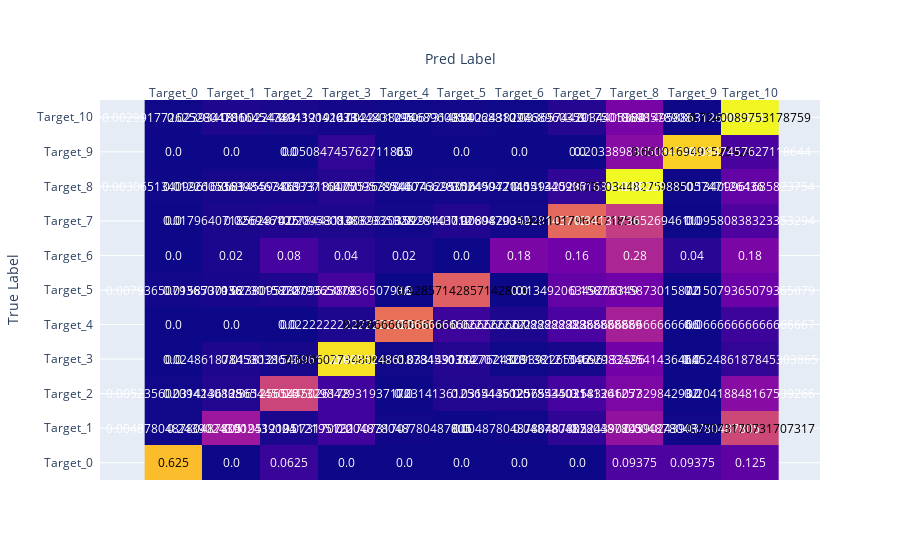

Here is the notebook cell this chart was saved with:
### Code cell
cm = confusion_matrix(oof_df[Config.target], oof_df['prediction'], normalize='true')

names = [f'Target_{i}' for i in range(11)]

fig = ff.create_annotated_heatmap(cm, x=names, y=names)
fig.update_layout(
    yaxis_title='True Label',
    xaxis_title='Pred Label',
)
fig.show()

### Figure 1 — Plotly figure (JSON) as saved in the notebook; plotly's stock layout.template omitted (floating-point values rounded to 4 significant figures)
{"data": [{"colorscale": [[0, "#0d0887"], [0.1111, "#46039f"], [0.2222, "#7201a8"], [0.3333, "#9c179e"], [0.4444, "#bd3786"], [0.5556, "#d8576b"], [0.6667, "#ed7953"], [0.7778, "#fb9f3a"], [0.8889, "#fdca26"], [1, "#f0f921"]], "reversescale": false, "showscale": false, "type": "heatmap", "x": ["Target_0", "Target_1", "Target_2", "Target_3", "Target_4", "Target_5", "Target_6", "Target_7", "Target_8", "Target_9", "Target_10"], "y": ["Target_0", "Target_1", "Target_2", "Target_3", "Target_4", "Target_5", "Target_6", "Target_7", "Target_8", "Target_9", "Target_10"], "z": [[0.625, 0, 0.0625, 0, 0, 0, 0, 0, 0.09375, 0.09375, 0.125], [0.004878, 0.2439, 0.01951, 0.07317, 0.004878, 0, 0.004878, 0.04878, 0.2244, 0.004878, 0.3707], [0.005236, 0.03141, 0.3613, 0.0733, 0, 0.03141, 0.03141, 0.07853, 0.1832, 0, 0.2042], [0, 0.02486, 0.01381, 0.6906, 0.005525, 0.03315, 0.002762, 0.01381, 0.163, 0, 0.05249], [0, 0, 0, 0.02222, 0.4667, 0.06667, 0.02222, 0.08889, 0.2667, 0, 0.06667], [0.007937, 0.01587, 0.02381, 0.07937, 0, 0.4286, 0, 0.1349, 0.1587, 0, 0.1508], [0, 0.02, 0.08, 0.04, 0.02, 0, 0.18, 0.16, 0.28, 0.04, 0.18], [0, 0.01796, 0.02695, 0.02096, 0.008982, 0.02994, 0.008982, 0.4491, 0.3413, 0, 0.09581], [0.003065, 0.01226, 0.01456, 0.03372, 0.005364, 0.007663, 0.004598, 0.05134, 0.731, 0.002299, 0.1341], [0, 0, 0, 0.05085, 0, 0, 0, 0, 0.2034, 0.661, 0.08475], [0.002992, 0.02393, 0.01645, 0.01122, 0.002244, 0.006731, 0.002244, 0.03366, 0.175, 0.001496, 0.724]]}], "layout": {"annotations": [{"font": {"color": "#000000"}, "showarrow": false, "text": "0.625", "x": "Target_0", "xref": "x", "y": "Target_0", "yref": "y"}, {"font": {"color": "#FFFFFF"}, "showarrow": false, "text": "0.0", "x": "Target_1", "xref": "x", "y": "Target_0", "yref": "y"}, {"font": {"color": "#FFFFFF"}, "showarrow": false, "text": "0.0625", "x": "Target_2", "xref": "x", "y": "Target_0", "yref": "y"}, {"font": {"color": "#FFFFFF"}, "showarrow": false, "text": "0.0", "x": "Target_3", "xref": "x", "y": "Target_0", "yref": "y"}, {"font": {"color": "#FFFFFF"}, "showarrow": false, "text": "0.0", "x": "Target_4", "xref": "x", "y": "Target_0", "yref": "y"}, {"font": {"color": "#FFFFFF"}, "showarrow": false, "text": "0.0", "x": "Target_5", "xref": "x", "y": "Target_0", "yref": "y"}, {"font": {"color": "#FFFFFF"}, "showarrow": false, "text": "0.0", "x": "Target_6", "xref": "x", "y": "Target_0", "yref": "y"}, {"font": {"color": "#FFFFFF"}, "showarrow": false, "text": "0.0", "x": "Target_7", "xref": "x", "y": "Target_0", "yref": "y"}, {"font": {"color": "#FFFFFF"}, "showarrow": false, "text": "0.09375", "x": "Target_8", "xref": "x", "y": "Target_0", "yref": "y"}, {"font": {"color": "#FFFFFF"}, "showarrow": false, "text": "0.09375", "x": "Target_9", "xref": "x", "y": "Target_0", "yref": "y"}, {"font": {"color": "#FFFFFF"}, "showarrow": false, "text": "0.125", "x": "Target_10", "xref": "x", "y": "Target_0", "yref": "y"}, {"font": {"color": "#FFFFFF"}, "showarrow": false, "text": "0.004878048780487805", "x": "Target_0", "xref": "x", "y": "Target_1", "yref": "y"}, {"font": {"color": "#FFFFFF"}, "showarrow": false, "text": "0.24390243902439024", "x": "Target_1", "xref": "x", "y": "Target_1", "yref": "y"}, {"font": {"color": "#FFFFFF"}, "showarrow": false, "text": "0.01951219512195122", "x": "Target_2", "xref": "x", "y": "Target_1", "yref": "y"}, {"font": {"color": "#FFFFFF"}, "showarrow": false, "text": "0.07317073170731707", "x": "Target_3", "xref": "x", "y": "Target_1", "yref": "y"}, {"font": {"color": "#FFFFFF"}, "showarrow": false, "text": "0.004878048780487805", "x": "Target_4", "xref": "x", "y": "Target_1", "yref": "y"}, {"font": {"color": "#FFFFFF"}, "showarrow": false, "text": "0.0", "x": "Target_5", "xref": "x", "y": "Target_1", "yref": "y"}, {"font": {"color": "#FFFFFF"}, "showarrow": false, "text": "0.004878048780487805", "x": "Target_6", "xref": "x", "y": "Target_1", "yref": "y"}, {"font": {"color": "#FFFFFF"}, "showarrow": false, "text": "0.04878048780487805", "x": "Target_7", "xref": "x", "y": "Target_1", "yref": "y"}, {"font": {"color": "#FFFFFF"}, "showarrow": false, "text": "0.22439024390243903", "x": "Target_8", "xref": "x", "y": "Target_1", "yref": "y"}, {"font": {"color": "#FFFFFF"}, "showarrow": false, "text": "0.004878048780487805", "x": "Target_9", "xref": "x", "y": "Target_1", "yref": "y"}, {"font": {"color": "#000000"}, "showarrow": false, "text": "0.37073170731707317", "x": "Target_10", "xref": "x", "y": "Target_1", "yref": "y"}, {"font": {"color": "#FFFFFF"}, "showarrow": false, "text": "0.005235602094240838", "x": "Target_0", "xref": "x", "y": "Target_2", "yref": "y"}, {"font": {"color": "#FFFFFF"}, "showarrow": false, "text": "0.031413612565445025", "x": "Target_1", "xref": "x", "y": "Target_2", "yref": "y"}, {"font": {"color": "#FFFFFF"}, "showarrow": false, "text": "0.3612565445026178", "x": "Target_2", "xref": "x", "y": "Target_2", "yref": "y"}, {"font": {"color": "#FFFFFF"}, "showarrow": false, "text": "0.07329842931937172", "x": "Target_3", "xref": "x", "y": "Target_2", "yref": "y"}, {"font": {"color": "#FFFFFF"}, "showarrow": false, "text": "0.0", "x": "Target_4", "xref": "x", "y": "Target_2", "yref": "y"}, {"font": {"color": "#FFFFFF"}, "showarrow": false, "text": "0.031413612565445025", "x": "Target_5", "xref": "x", "y": "Target_2", "yref": "y"}, {"font": {"color": "#FFFFFF"}, "showarrow": false, "text": "0.031413612565445025", "x": "Target_6", "xref": "x", "y": "Target_2", "yref": "y"}, {"font": {"color": "#FFFFFF"}, "showarrow": false, "text": "0.07853403141361257", "x": "Target_7", "xref": "x", "y": "Target_2", "yref": "y"}, {"font": {"color": "#FFFFFF"}, "showarrow": false, "text": "0.18324607329842932", "x": "Target_8", "xref": "x", "y": "Target_2", "yref": "y"}, {"font": {"color": "#FFFFFF"}, "showarrow": false, "text": "0.0", "x": "Target_9", "xref": "x", "y": "Target_2", "yref": "y"}, {"font": {"color": "#FFFFFF"}, "showarrow": false, "text": "0.20418848167539266", "x": "Target_10", "xref": "x", "y": "Target_2", "yref": "y"}, {"font": {"color": "#FFFFFF"}, "showarrow": false, "text": "0.0", "x": "Target_0", "xref": "x", "y": "Target_3", "yref": "y"}, {"font": {"color": "#FFFFFF"}, "showarrow": false, "text": "0.024861878453038673", "x": "Target_1", "xref": "x", "y": "Target_3", "yref": "y"}, {"font": {"color": "#FFFFFF"}, "showarrow": false, "text": "0.013812154696132596", "x": "Target_2", "xref": "x", "y": "Target_3", "yref": "y"}, {"font": {"color": "#000000"}, "showarrow": false, "text": "0.6906077348066298", "x": "Target_3", "xref": "x", "y": "Target_3", "yref": "y"}, {"font": {"color": "#FFFFFF"}, "showarrow": false, "text": "0.0055248618784530384", "x": "Target_4", "xref": "x", "y": "Target_3", "yref": "y"}, {"font": {"color": "#FFFFFF"}, "showarrow": false, "text": "0.03314917127071823", "x": "Target_5", "xref": "x", "y": "Target_3", "yref": "y"}, {"font": {"color": "#FFFFFF"}, "showarrow": false, "text": "0.0027624309392265192", "x": "Target_6", "xref": "x", "y": "Target_3", "yref": "y"}, {"font": {"color": "#FFFFFF"}, "showarrow": false, "text": "0.013812154696132596", "x": "Target_7", "xref": "x", "y": "Target_3", "yref": "y"}, {"font": {"color": "#FFFFFF"}, "showarrow": false, "text": "0.16298342541436464", "x": "Target_8", "xref": "x", "y": "Target_3", "yref": "y"}, {"font": {"color": "#FFFFFF"}, "showarrow": false, "text": "0.0", "x": "Target_9", "xref": "x", "y": "Target_3", "yref": "y"}, {"font": {"color": "#FFFFFF"}, "showarrow": false, "text": "0.052486187845303865", "x": "Target_10", "xref": "x", "y": "Target_3", "yref": "y"}, {"font": {"color": "#FFFFFF"}, "showarrow": false, "text": "0.0", "x": "Target_0", "xref": "x", "y": "Target_4", "yref": "y"}, {"font": {"color": "#FFFFFF"}, "showarrow": false, "text": "0.0", "x": "Target_1", "xref": "x", "y": "Target_4", "yref": "y"}, {"font": {"color": "#FFFFFF"}, "showarrow": false, "text": "0.0", "x": "Target_2", "xref": "x", "y": "Target_4", "yref": "y"}, {"font": {"color": "#FFFFFF"}, "showarrow": false, "text": "0.022222222222222223", "x": "Target_3", "xref": "x", "y": "Target_4", "yref": "y"}, {"font": {"color": "#000000"}, "showarrow": false, "text": "0.4666666666666667", "x": "Target_4", "xref": "x", "y": "Target_4", "yref": "y"}, {"font": {"color": "#FFFFFF"}, "showarrow": false, "text": "0.06666666666666667", "x": "Target_5", "xref": "x", "y": "Target_4", "yref": "y"}, {"font": {"color": "#FFFFFF"}, "showarrow": false, "text": "0.022222222222222223", "x": "Target_6", "xref": "x", "y": "Target_4", "yref": "y"}, {"font": {"color": "#FFFFFF"}, "showarrow": false, "text": "0.08888888888888889", "x": "Target_7", "xref": "x", "y": "Target_4", "yref": "y"}, {"font": {"color": "#FFFFFF"}, "showarrow": false, "text": "0.26666666666666666", "x": "Target_8", "xref": "x", "y": "Target_4", "yref": "y"}, {"font": {"color": "#FFFFFF"}, "showarrow": false, "text": "0.0", "x": "Target_9", "xref": "x", "y": "Target_4", "yref": "y"}, {"font": {"color": "#FFFFFF"}, "showarrow": false, "text": "0.06666666666666667", "x": "Target_10", "xref": "x", "y": "Target_4", "yref": "y"}, {"font": {"color": "#FFFFFF"}, "showarrow": false, "text": "0.007936507936507936", "x": "Target_0", "xref": "x", "y": "Target_5", "yref": "y"}, {"font": {"color": "#FFFFFF"}, "showarrow": false, "text": "0.015873015873015872", "x": "Target_1", "xref": "x", "y": "Target_5", "yref": "y"}, {"font": {"color": "#FFFFFF"}, "showarrow": false, "text": "0.023809523809523808", "x": "Target_2", "xref": "x", "y": "Target_5", "yref": "y"}, {"font": {"color": "#FFFFFF"}, "showarrow": false, "text": "0.07936507936507936", "x": "Target_3", "xref": "x", "y": "Target_5", "yref": "y"}, {"font": {"color": "#FFFFFF"}, "showarrow": false, "text": "0.0", "x": "Target_4", "xref": "x", "y": "Target_5", "yref": "y"}, {"font": {"color": "#000000"}, "showarrow": false, "text": "0.42857142857142855", "x": "Target_5", "xref": "x", "y": "Target_5", "yref": "y"}, {"font": {"color": "#FFFFFF"}, "showarrow": false, "text": "0.0", "x": "Target_6", "xref": "x", "y": "Target_5", "yref": "y"}, {"font": {"color": "#FFFFFF"}, "showarrow": false, "text": "0.1349206349206349", "x": "Target_7", "xref": "x", "y": "Target_5", "yref": "y"}, {"font": {"color": "#FFFFFF"}, "showarrow": false, "text": "0.15873015873015872", "x": "Target_8", "xref": "x", "y": "Target_5", "yref": "y"}, {"font": {"color": "#FFFFFF"}, "showarrow": false, "text": "0.0", "x": "Target_9", "xref": "x", "y": "Target_5", "yref": "y"}, {"font": {"color": "#FFFFFF"}, "showarrow": false, "text": "0.15079365079365079", "x": "Target_10", "xref": "x", "y": "Target_5", "yref": "y"}, {"font": {"color": "#FFFFFF"}, "showarrow": false, "text": "0.0", "x": "Target_0", "xref": "x", "y": "Target_6", "yref": "y"}, {"font": {"color": "#FFFFFF"}, "showarrow": false, "text": "0.02", "x": "Target_1", "xref": "x", "y": "Target_6", "yref": "y"}, {"font": {"color": "#FFFFFF"}, "showarrow": false, "text": "0.08", "x": "Target_2", "xref": "x", "y": "Target_6", "yref": "y"}, {"font": {"color": "#FFFFFF"}, "showarrow": false, "text": "0.04", "x": "Target_3", "xref": "x", "y": "Target_6", "yref": "y"}, {"font": {"color": "#FFFFFF"}, "showarrow": false, "text": "0.02", "x": "Target_4", "xref": "x", "y": "Target_6", "yref": "y"}, {"font": {"color": "#FFFFFF"}, "showarrow": false, "text": "0.0", "x": "Target_5", "xref": "x", "y": "Target_6", "yref": "y"}, {"font": {"color": "#FFFFFF"}, "showarrow": false, "text": "0.18", "x": "Target_6", "xref": "x", "y": "Target_6", "yref": "y"}, {"font": {"color": "#FFFFFF"}, "showarrow": false, "text": "0.16", "x": "Target_7", "xref": "x", "y": "Target_6", "yref": "y"}, {"font": {"color": "#FFFFFF"}, "showarrow": false, "text": "0.28", "x": "Target_8", "xref": "x", "y": "Target_6", "yref": "y"}, {"font": {"color": "#FFFFFF"}, "showarrow": false, "text": "0.04", "x": "Target_9", "xref": "x", "y": "Target_6", "yref": "y"}, {"font": {"color": "#FFFFFF"}, "showarrow": false, "text": "0.18", "x": "Target_10", "xref": "x", "y": "Target_6", "yref": "y"}, {"font": {"color": "#FFFFFF"}, "showarrow": false, "text": "0.0", "x": "Target_0", "xref": "x", "y": "Target_7", "yref": "y"}, {"font": {"color": "#FFFFFF"}, "showarrow": false, "text": "0.017964071856287425", "x": "Target_1", "xref": "x", "y": "Target_7", "yref": "y"}, {"font": {"color": "#FFFFFF"}, "showarrow": false, "text": "0.02694610778443114", "x": "Target_2", "xref": "x", "y": "Target_7", "yref": "y"}, {"font": {"color": "#FFFFFF"}, "showarrow": false, "text": "0.020958083832335328", "x": "Target_3", "xref": "x", "y": "Target_7", "yref": "y"}, {"font": {"color": "#FFFFFF"}, "showarrow": false, "text": "0.008982035928143712", "x": "Target_4", "xref": "x", "y": "Target_7", "yref": "y"}, {"font": {"color": "#FFFFFF"}, "showarrow": false, "text": "0.029940119760479042", "x": "Target_5", "xref": "x", "y": "Target_7", "yref": "y"}, {"font": {"color": "#FFFFFF"}, "showarrow": false, "text": "0.008982035928143712", "x": "Target_6", "xref": "x", "y": "Target_7", "yref": "y"}, {"font": {"color": "#000000"}, "showarrow": false, "text": "0.4491017964071856", "x": "Target_7", "xref": "x", "y": "Target_7", "yref": "y"}, {"font": {"color": "#FFFFFF"}, "showarrow": false, "text": "0.3413173652694611", "x": "Target_8", "xref": "x", "y": "Target_7", "yref": "y"}, {"font": {"color": "#FFFFFF"}, "showarrow": false, "text": "0.0", "x": "Target_9", "xref": "x", "y": "Target_7", "yref": "y"}, {"font": {"color": "#FFFFFF"}, "showarrow": false, "text": "0.09580838323353294", "x": "Target_10", "xref": "x", "y": "Target_7", "yref": "y"}, {"font": {"color": "#FFFFFF"}, "showarrow": false, "text": "0.0030651340996168583", "x": "Target_0", "xref": "x", "y": "Target_8", "yref": "y"}, {"font": {"color": "#FFFFFF"}, "showarrow": false, "text": "0.012260536398467433", "x": "Target_1", "xref": "x", "y": "Target_8", "yref": "y"}, {"font": {"color": "#FFFFFF"}, "showarrow": false, "text": "0.014559386973180077", "x": "Target_2", "xref": "x", "y": "Target_8", "yref": "y"}, {"font": {"color": "#FFFFFF"}, "showarrow": false, "text": "0.03371647509578544", "x": "Target_3", "xref": "x", "y": "Target_8", "yref": "y"}, {"font": {"color": "#FFFFFF"}, "showarrow": false, "text": "0.0053639846743295016", "x": "Target_4", "xref": "x", "y": "Target_8", "yref": "y"}, {"font": {"color": "#FFFFFF"}, "showarrow": false, "text": "0.007662835249042145", "x": "Target_5", "xref": "x", "y": "Target_8", "yref": "y"}, {"font": {"color": "#FFFFFF"}, "showarrow": false, "text": "0.004597701149425287", "x": "Target_6", "xref": "x", "y": "Target_8", "yref": "y"}, {"font": {"color": "#FFFFFF"}, "showarrow": false, "text": "0.05134099616858238", "x": "Target_7", "xref": "x", "y": "Target_8", "yref": "y"}, {"font": {"color": "#000000"}, "showarrow": false, "text": "0.7310344827586207", "x": "Target_8", "xref": "x", "y": "Target_8", "yref": "y"}, {"font": {"color": "#FFFFFF"}, "showarrow": false, "text": "0.0022988505747126436", "x": "Target_9", "xref": "x", "y": "Target_8", "yref": "y"}, {"font": {"color": "#FFFFFF"}, "showarrow": false, "text": "0.13409961685823754", "x": "Target_10", "xref": "x", "y": "Target_8", "yref": "y"}, {"font": {"color": "#FFFFFF"}, "showarrow": false, "text": "0.0", "x": "Target_0", "xref": "x", "y": "Target_9", "yref": "y"}, {"font": {"color": "#FFFFFF"}, "showarrow": false, "text": "0.0", "x": "Target_1", "xref": "x", "y": "Target_9", "yref": "y"}, {"font": {"color": "#FFFFFF"}, "showarrow": false, "text": "0.0", "x": "Target_2", "xref": "x", "y": "Target_9", "yref": "y"}, {"font": {"color": "#FFFFFF"}, "showarrow": false, "text": "0.05084745762711865", "x": "Target_3", "xref": "x", "y": "Target_9", "yref": "y"}, {"font": {"color": "#FFFFFF"}, "showarrow": false, "text": "0.0", "x": "Target_4", "xref": "x", "y": "Target_9", "yref": "y"}, {"font": {"color": "#FFFFFF"}, "showarrow": false, "text": "0.0", "x": "Target_5", "xref": "x", "y": "Target_9", "yref": "y"}, {"font": {"color": "#FFFFFF"}, "showarrow": false, "text": "0.0", "x": "Target_6", "xref": "x", "y": "Target_9", "yref": "y"}, {"font": {"color": "#FFFFFF"}, "showarrow": false, "text": "0.0", "x": "Target_7", "xref": "x", "y": "Target_9", "yref": "y"}, {"font": {"color": "#FFFFFF"}, "showarrow": false, "text": "0.2033898305084746", "x": "Target_8", "xref": "x", "y": "Target_9", "yref": "y"}, {"font": {"color": "#000000"}, "showarrow": false, "text": "0.6610169491525424", "x": "Target_9", "xref": "x", "y": "Target_9", "yref": "y"}, {"font": {"color": "#FFFFFF"}, "showarrow": false, "text": "0.0847457627118644", "x": "Target_10", "xref": "x", "y": "Target_9", "yref": "y"}, {"font": {"color": "#FFFFFF"}, "showarrow": false, "text": "0.0029917726252804786", "x": "Target_0", "xref": "x", "y": "Target_10", "yref": "y"}, {"font": {"color": "#FFFFFF"}, "showarrow": false, "text": "0.02393418100224383", "x": "Target_1", "xref": "x", "y": "Target_10", "yref": "y"}, {"font": {"color": "#FFFFFF"}, "showarrow": false, "text": "0.016454749439042633", "x": "Target_2", "xref": "x", "y": "Target_10", "yref": "y"}, {"font": {"color": "#FFFFFF"}, "showarrow": false, "text": "0.011219147344801795", "x": "Target_3", "xref": "x", "y": "Target_10", "yref": "y"}, {"font": {"color": "#FFFFFF"}, "showarrow": false, "text": "0.002243829468960359", "x": "Target_4", "xref": "x", "y": "Target_10", "yref": "y"}, {"font": {"color": "#FFFFFF"}, "showarrow": false, "text": "0.006731488406881077", "x": "Target_5", "xref": "x", "y": "Target_10", "yref": "y"}, {"font": {"color": "#FFFFFF"}, "showarrow": false, "text": "0.002243829468960359", "x": "Target_6", "xref": "x", "y": "Target_10", "yref": "y"}, {"font": {"color": "#FFFFFF"}, "showarrow": false, "text": "0.033657442034405384", "x": "Target_7", "xref": "x", "y": "Target_10", "yref": "y"}, {"font": {"color": "#FFFFFF"}, "showarrow": false, "text": "0.175018698578908", "x": "Target_8", "xref": "x", "y": "Target_10", "yref": "y"}, {"font": {"color": "#FFFFFF"}, "showarrow": false, "text": "0.0014958863126402393", "x": "Target_9", "xref": "x", "y": "Target_10", "yref": "y"}, {"font": {"color": "#000000"}, "showarrow": false, "text": "0.7240089753178759", "x": "Target_10", "xref": "x", "y": "Target_10", "yref": "y"}], "xaxis": {"dtick": 1, "gridcolor": "rgb(0, 0, 0)", "side": "top", "ticks": "", "title": {"text": "Pred Label"}}, "yaxis": {"dtick": 1, "ticks": "", "ticksuffix": "  ", "title": {"text": "True Label"}}}}
